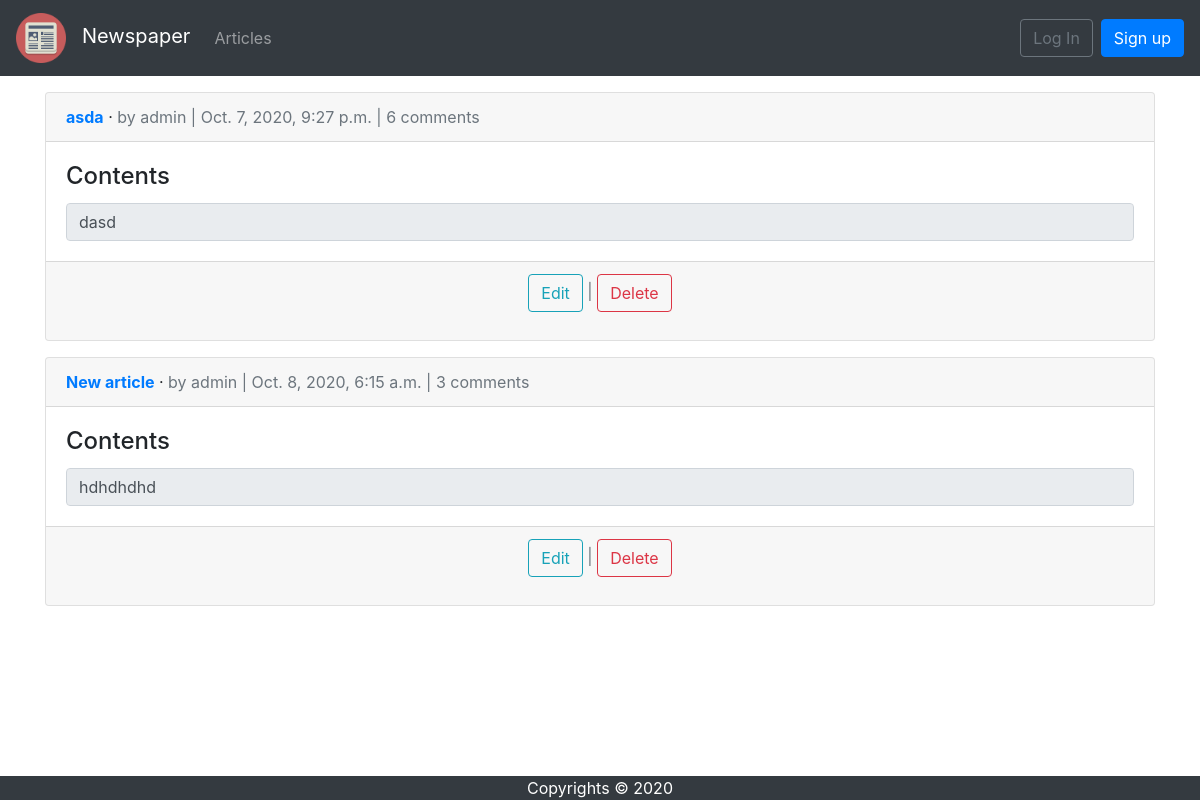
The app's page /articles/, older data.
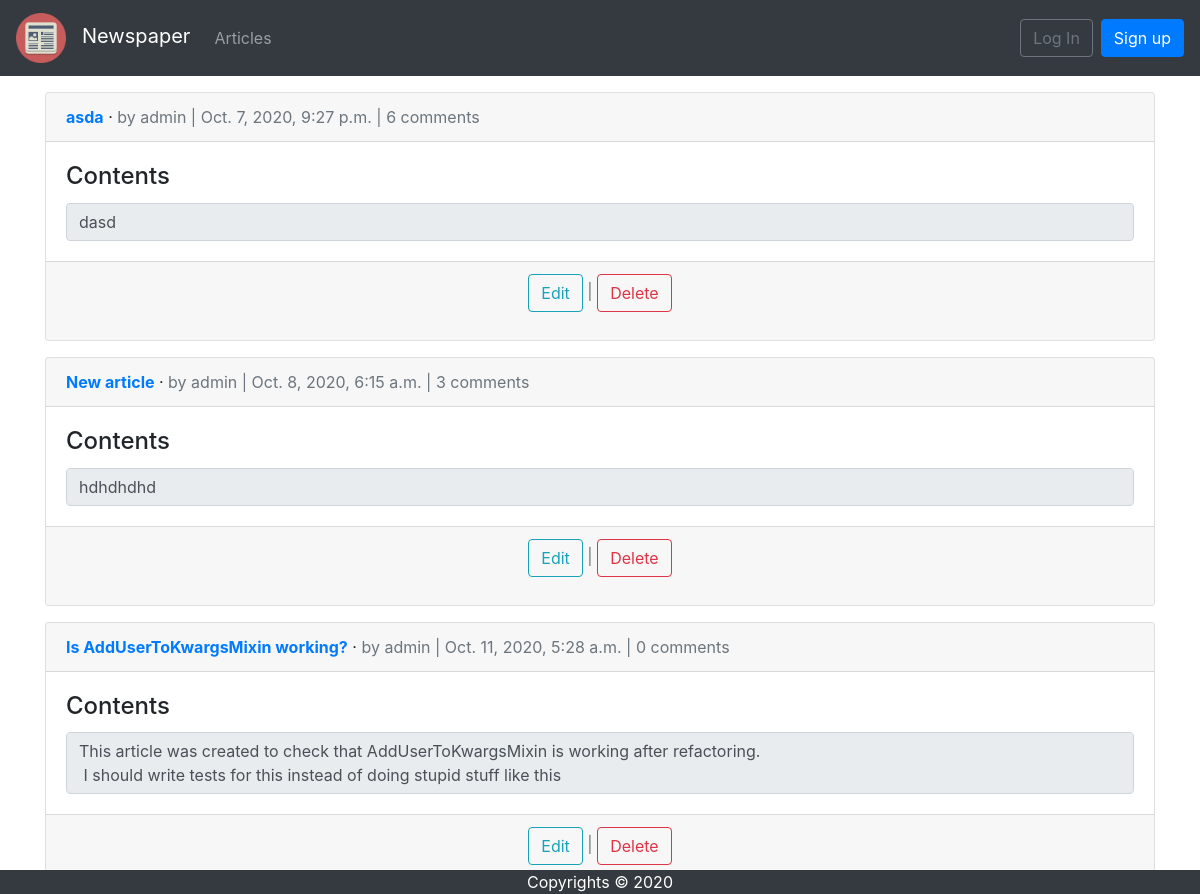
The same page, newer data.
### articles/models.py (models this page shows, shortened)
class Article(models.Model):
    title = models.CharField(max_length=255)
    body = models.TextField()
    date = models.DateTimeField(auto_now_add=True)
    author = models.ForeignKey(
        to=get_user_model(),
        on_delete=models.CASCADE
    )
    likes = models.ManyToManyField(
        to=get_user_model(),
        related_name='liked_articles',
        blank=True,
        null=True,
    )
    def get_display_rows_count(self) -> int:
        return min(MAX_ROWS_FOR_ARTICLE, len(self.body.split('\n')))

### users/models.py (models this page shows)
class CustomUser(AbstractUser):
    age = models.PositiveIntegerField(null=True, blank=True)

### articles/views.py (the view)
# urls.py: path('', ArticleListView.as_view(), name='article_list'),
class ArticleListView(ListView):
    model = Article
    context_object_name = 'articles'
    template_name = 'article_list.html'

### templates/article_list.html (shortened to what this page needs)
{% extends 'base.html' %}
{% block content %}
    {% for article in articles %}
        <div class="card mt-3">
            <div class="card-header">
                <span class="font-weight-bold"><a href="{% url 'article_detail' article.pk %}">{{ article.title }}</a></span> &middot;
                <span class="text-muted"> by {{ article.author }} |
                    {{ article.date }} |
                    {{ article.comments.count }} comments</span>
            </div>
            <div class="card-body">
                <h4 class="card-title">Contents</h4>
                <textarea readonly rows="{{ article.get_display_rows_count }}" class="form-control card-text" style="resize: none;">{{ article.body }}</textarea>
            </div>
            <div class="card-footer text-center text-muted">
            <p><a class="btn btn-outline-info" href="{% url 'article_edit' article.pk %}">Edit</a> |
            <a class="btn btn-outline-danger" href="{% url 'article_delete' article.pk %}">Delete</a></p>
            </div>
        </div>
    {% endfor %}
{% endblock content %}

Row changes from the older to the newer data that the page shows:
added Article: title "Is AddUserToKwargsMixin working?", author "admin", date "Oct. 11, 2020, 5:28 a.m.", comments.count "0", get_display_rows_count "This article was created to check that AddUserToKwargsMixin is working after refactoring. I should write tests for this instead of doing stupid stuff like this"
